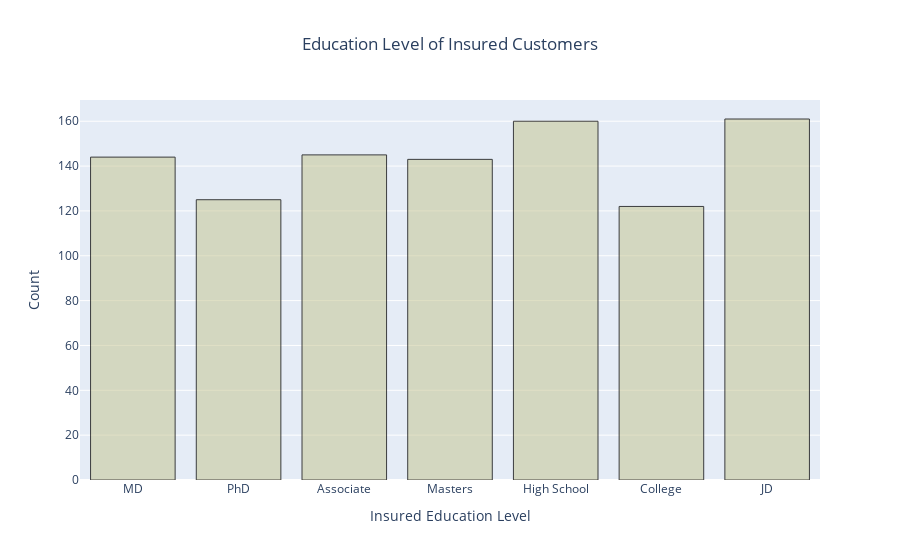

The notebook cell saved with this chart:
### Code cell
# Create histogram trace with enhanced formatting
trace = go.Histogram(
    x=data['insured_education_level'],
    name='Education Level Distribution',
    opacity=0.75,
    marker=dict(
        color='rgba(195, 195, 145, 0.7)',  # Using 'rgba' for better transparency control
        line=dict(width=1, color='black')  # Adding border for better visibility
    )
)

# Define layout with improved clarity
layout = go.Layout(
    title='Education Level of Insured Customers',
    title_x=0.5,  # Center the title
    xaxis=dict(title='Insured Education Level'),
    yaxis=dict(title='Count'),
    bargap=0.2  # Adjust bar spacing for better readability
)

# Create and plot figure
fig = go.Figure(data=[trace], layout=layout)
py.iplot(fig)

### Figure 1 — Plotly figure (JSON) as saved in the notebook; plotly's stock layout.template omitted (floating-point values rounded to 4 significant figures; data arrays with more than 128 entries replaced by an {"elided": "..."} marker saying what was removed)
{"data": [{"marker": {"color": "rgba(195, 195, 145, 0.7)", "line": {"color": "black", "width": 1}}, "name": "Education Level Distribution", "opacity": 0.75, "type": "histogram", "x": {"elided": "1000 str values"}}], "layout": {"bargap": 0.2, "title": {"text": "Education Level of Insured Customers", "x": 0.5}, "xaxis": {"title": {"text": "Insured Education Level"}}, "yaxis": {"title": {"text": "Count"}}}}
